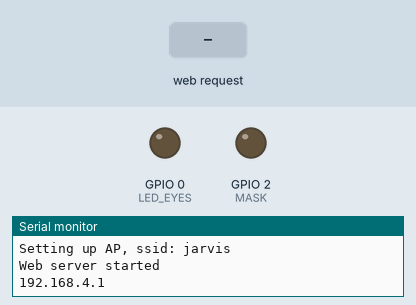
Recording of a sketch running on a simulated ESP8266 (NodeMCU). On the bench: output pins drawn as LEDs (lit = HIGH), the last lines printed to the serial monitor. Inputs (shaded band) come from the test bench.

Above: at 1.2 s.
1.3 s: HTTP request GET /eyes received
At 1.7 s:
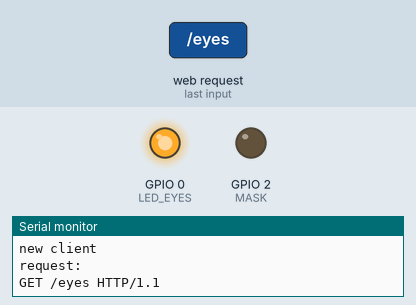
3.3 s: HTTP request GET /mask received
At 3.7 s:
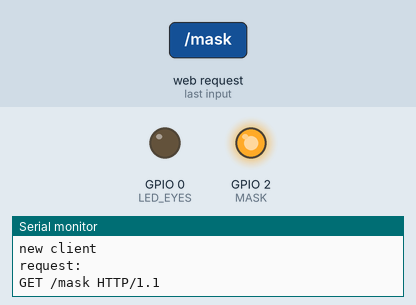
Timing chart, 0 to 6.3 s (numbered marks = the images above; inputs shaded):
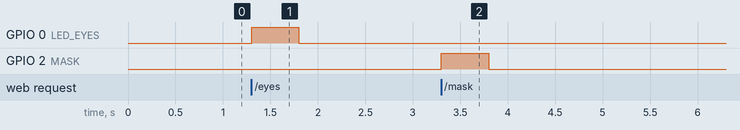

The sketch:

WiFiIronManHelmet.ino
```cpp
#include <ESP8266WiFi.h>

#define APSSID "jarvis"
#define APPSK  "iamironman"
#define LED_EYES 0
#define MASK     2

IPAddress myIP;
const char* ssid = APSSID;
const char* password = APPSK;

WiFiServer server(80);

void setup() {
  Serial.begin(115200);


  // Prepare pins
  pinMode(LED_EYES, OUTPUT);
  pinMode(MASK, OUTPUT);
  digitalWrite(LED_EYES, LOW);
  digitalWrite(MASK, LOW);

  // Setup AP
  Serial.println();
  Serial.println();
  Serial.print(F("Setting up AP, ssid: "));
  Serial.println(ssid);
  WiFi.softAP(ssid, password);

  // Start the web server
  server.begin();
  Serial.println(F("Web server started"));

  // Print the IP address
  myIP = WiFi.softAPIP();
  Serial.println(myIP);
}

void loop() {
  // Check if a client has connected
  WiFiClient client = server.available();
  if (!client) { return; }
  Serial.println(F("new client"));
  client.setTimeout(5000);  // default is 1000

  // Read the first line of the request
  String req = client.readStringUntil('\r');
  Serial.println(F("request: "));
  Serial.println(req);

  // Match the request
  if (req.indexOf(F("/eyes")) != -1) {
    digitalWrite(LED_EYES, HIGH);
    delay(500);
    digitalWrite(LED_EYES, LOW);
  } else if (req.indexOf(F("/mask")) != -1) {
    digitalWrite(MASK, HIGH);
    delay(500);
    digitalWrite(MASK, LOW);
  } else {
    Serial.println(F("invalid request"));
  }
  while (client.available()) {
    client.read();
  }
  client.print(F("HTTP/1.1 200 OK\r\nContent-Type: text/html\r\n\r\n<!DOCTYPE HTML>\r\n<html>\r\n Iron Man Helmet"));
  client.print(F("<br><br>Click <a href='http://"));
  client.print(myIP);
  client.print(F("/eyes'>here</a> to switch LED eyes on, or off. <br><br> Click <a href='http://"));
  client.print(myIP);
  client.print(F("/mask'>here</a> to open or close mask.</html>"));
  Serial.println(F("Disconnecting from client"));
}
```

Measured:
- after the input at 1.3 s, GPIO 0 (LED_EYES): LOW → HIGH at once, → LOW 0.50 s later
- after the input at 3.3 s, GPIO 2 (MASK): LOW → HIGH at once, → LOW 0.50 s later
